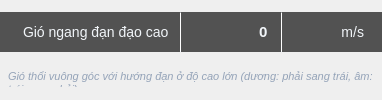
       <widget class="QWidget" name="windCrossHighContainer" native="true">
        <layout class="QVBoxLayout" name="windCrossHighLayout">
         <property name="spacing">
          <number>3</number>
         </property>
         <property name="leftMargin">
          <number>0</number>
         </property>
         <property name="topMargin">
          <number>0</number>
         </property>
         <property name="rightMargin">
          <number>0</number>
         </property>
         <property name="bottomMargin">
          <number>0</number>
         </property>
         
         <!-- Capsule Input -->
         <item>
          <widget class="QWidget" name="windCrossHighCapsule" native="true">
           <property name="minimumSize">
            <size>
             <width>0</width>
             <height>40</height>
            </size>
           </property>
           <property name="maximumSize">
            <size>
             <width>16777215</width>
             <height>40</height>
            </size>
           </property>
           <layout class="QHBoxLayout" name="windCrossHighCapsuleLayout">
            <property name="spacing">
             <number>0</number>
            </property>
            <property name="leftMargin">
             <number>0</number>
            </property>
            <property name="topMargin">
             <number>0</number>
            </property>
            <property name="rightMargin">
             <number>0</number>
            </property>
            <property name="bottomMargin">
             <number>0</number>
            </property>
            
            <!-- Label bên trái -->
            <item>
             <widget class="QLabel" name="windCrossHighLabel">
              <property name="minimumSize">
               <size>
                <width>180</width>
                <height>40</height>
               </size>
              </property>
              <property name="maximumSize">
               <size>
                <width>16777215</width>
                <height>40</height>
               </size>
              </property>
              <property name="text">
               <string>Gió ngang đạn đạo cao</string>
              </property>
              <property name="alignment">
               <set>Qt::AlignLeft|Qt::AlignVCenter</set>
              </property>
              <property name="styleSheet">
               <string notr="true">QLabel {
    background-color: #525252;
    color: #F1F5F9;
    font-size: 14px;
    font-family: 'Tahoma', Arial, sans-serif;
    padding-left: 20px;
    border-top-left-radius: 25px;
    border-bottom-left-radius: 25px;
}</string>
              </property>
             </widget>
            </item>
            
            <!-- Separator 1 -->
            <item>
             <widget class="Line" name="windCrossHighSep1">
              <property name="minimumSize">
               <size>
                <width>1</width>
                <height>0</height>
               </size>
              </property>
              <property name="maximumSize">
               <size>
                <width>1</width>
                <height>16777215</height>
               </size>
              </property>
              <property name="styleSheet">
               <string notr="true">background-color: #F1F5F9;</string>
              </property>
              <property name="orientation">
               <enum>Qt::Vertical</enum>
              </property>
             </widget>
            </item>
            
            <!-- Input Field -->
            <item>
             <widget class="QLineEdit" name="windCrossHighInput">
              <property name="minimumSize">
               <size>
                <width>100</width>
                <height>40</height>
               </size>
              </property>
              <property name="maximumSize">
               <size>
                <width>100</width>
                <height>40</height>
               </size>
              </property>
              <property name="text">
               <string>0</string>
              </property>
              <property name="alignment">
               <set>Qt::AlignRight|Qt::AlignVCenter</set>
              </property>
              <property name="styleSheet">
               <string notr="true">QLineEdit {
    background-color: #525252;
    color: #F1F5F9;
    border: none;
    font-size: 15px;
    font-weight: bold;
    font-family: 'Tahoma', Arial, sans-serif;
    padding-right: 10px;
}
QLineEdit:focus {
    background-color: #626262;
}
QLineEdit:disabled {
    background-color: #3a3a3a;
    color: #808080;
}</string>
              </property>
             </widget>
            </item>
            
            <!-- Separator 2 -->
            <item>
             <widget class="Line" name="windCrossHighSep2">
              <property name="minimumSize">
               <size>
                <width>1</width>
                <height>0</height>
               </size>
              </property>
              <property name="maximumSize">
               <size>
                <width>1</width>
                <height>16777215</height>
               </size>
              </property>
              <property name="styleSheet">
               <string notr="true">background-color: #F1F5F9;</string>
              </property>
              <property name="orientation">
               <enum>Qt::Vertical</enum>
              </property>
             </widget>
            </item>
            
            <!-- Unit Label -->
            <item>
             <widget class="QLabel" name="windCrossHighUnit">
              <property name="minimumSize">
               <size>
                <width>100</width>
                <height>40</height>
               </size>
              </property>
              <property name="maximumSize">
               <size>
                <width>100</width>
                <height>40</height>
               </size>
              </property>
              <property name="text">
               <string>m/s</string>
              </property>
              <property name="alignment">
               <set>Qt::AlignRight|Qt::AlignVCenter</set>
              </property>
              <property name="styleSheet">
               <string notr="true">QLabel {
    background-color: #525252;
    color: #F1F5F9;
    font-size: 14px;
    font-family: 'Tahoma', Arial, sans-serif;
    padding-right: 15px;
    border-top-right-radius: 25px;
    border-bottom-right-radius: 25px;
}</string>
              </property>
             </widget>
            </item>
           </layout>
          </widget>
         </item>

         <!-- Note Label -->
         <item>
          <widget class="QLabel" name="windCrossHighNote">
           <property name="minimumSize">
            <size>
             <width>0</width>
             <height>20</height>
            </size>
           </property>
           <property name="maximumSize">
            <size>
             <width>16777215</width>
             <height>20</height>
            </size>
           </property>
           <property name="text">
            <string>Gió thổi vuông góc với hướng đạn ở độ cao lớn (dương: phải sang trái, âm: trái sang phải)</string>
           </property>
           <property name="alignment">
            <set>Qt::AlignLeft|Qt::AlignTop</set>
           </property>
           <property name="wordWrap">
            <bool>true</bool>
           </property>
           <property name="styleSheet">
            <string notr="true">QLabel {
    background-color: transparent;
    color: #94A3B8;
    font-size: 11px;
    font-style: italic;
    padding-left: 5px;
    padding-right: 5px;
}</string>
           </property>
          </widget>
         </item>
        </layout>
       </widget>
